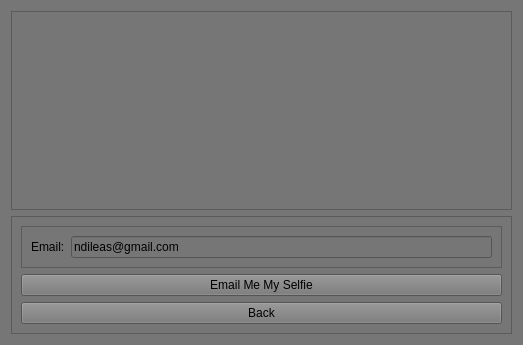
<?xml version="1.0" encoding="UTF-8"?>
<ui version="4.0">
 <class>Email</class>
 <widget class="QWidget" name="Email">
  <property name="geometry">
   <rect>
    <x>0</x>
    <y>0</y>
    <width>523</width>
    <height>345</height>
   </rect>
  </property>
  <property name="windowTitle">
   <string>Form</string>
  </property>
  <property name="styleSheet">
   <string notr="true">background-color: rgb(118, 118, 118);</string>
  </property>
  <layout class="QVBoxLayout" name="verticalLayout_2">
   <item>
    <widget class="QFrame" name="frame_3">
     <property name="styleSheet">
      <string notr="true">image: url(:/images/CIS.gif);</string>
     </property>
     <property name="frameShape">
      <enum>QFrame::StyledPanel</enum>
     </property>
     <property name="frameShadow">
      <enum>QFrame::Raised</enum>
     </property>
    </widget>
   </item>
   <item>
    <widget class="QFrame" name="frame">
     <property name="sizePolicy">
      <sizepolicy hsizetype="Preferred" vsizetype="Maximum">
       <horstretch>0</horstretch>
       <verstretch>0</verstretch>
      </sizepolicy>
     </property>
     <property name="frameShape">
      <enum>QFrame::StyledPanel</enum>
     </property>
     <property name="frameShadow">
      <enum>QFrame::Raised</enum>
     </property>
     <layout class="QVBoxLayout" name="verticalLayout">
      <item>
       <widget class="QFrame" name="frame_2">
        <property name="sizePolicy">
         <sizepolicy hsizetype="Preferred" vsizetype="Maximum">
          <horstretch>0</horstretch>
          <verstretch>0</verstretch>
         </sizepolicy>
        </property>
        <property name="frameShape">
         <enum>QFrame::StyledPanel</enum>
        </property>
        <property name="frameShadow">
         <enum>QFrame::Raised</enum>
        </property>
        <layout class="QHBoxLayout" name="horizontalLayout">
         <item>
          <widget class="QLabel" name="label">
           <property name="text">
            <string>Email:</string>
           </property>
          </widget>
         </item>
         <item>
          <widget class="QLineEdit" name="email_entry">
           <property name="text">
            <string>ndileas@gmail.com</string>
           </property>
           <property name="placeholderText">
            <string>youremailhere@gmail.com</string>
           </property>
          </widget>
         </item>
        </layout>
       </widget>
      </item>
      <item>
       <widget class="QPushButton" name="emailme">
        <property name="text">
         <string>Email Me My Selfie</string>
        </property>
       </widget>
      </item>
      <item>
       <widget class="QPushButton" name="back">
        <property name="text">
         <string>Back</string>
        </property>
       </widget>
      </item>
     </layout>
    </widget>
   </item>
  </layout>
 </widget>
 <resources/>
 <connections/>
</ui>
